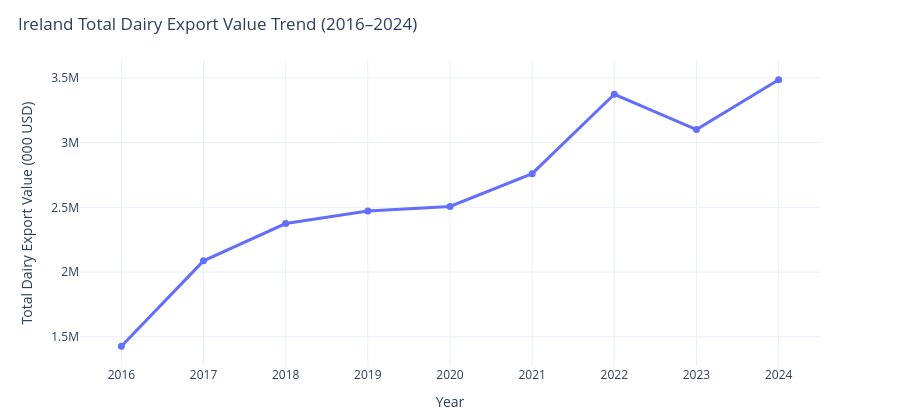

Notebook cell for this chart:
### Code cell
# Create Dash app
app = dash.Dash(
    __name__,
    external_stylesheets=[dbc.themes.BOOTSTRAP]
)

#Load data

query = """
SELECT
    country,
    year,
    total_dairy_export_value_1000USD
FROM predict_df
WHERE country = 'Ireland'
ORDER BY year
"""

ireland_df = pd.read_sql(query, engine)

# Create KPI Values
# The export column is measured in 1000 USD.
# Therefore, dividing by 1,000,000 converts the value into billion USD.
# Example: 3,485,830 (000 USD) = 3.49 billion USD.

latest_year = ireland_df['year'].max()

latest_export = ireland_df.loc[
    ireland_df['year'] == latest_year,
    'total_dairy_export_value_1000USD'
].iloc[0]

first_year = ireland_df['year'].min()

first_export = ireland_df.loc[
    ireland_df['year'] == first_year,
    'total_dairy_export_value_1000USD'
].iloc[0]

export_growth = ((latest_export - first_export) / first_export) * 100

peak_year = ireland_df.loc[
    ireland_df['total_dairy_export_value_1000USD'].idxmax(),
    'year'
]

export_2023 = ireland_df.loc[
    ireland_df['year'] == 2023,
    'total_dairy_export_value_1000USD'
].iloc[0]

recovery_growth = ((latest_export - export_2023) / export_2023) * 100


# Create export trend chart

fig = px.line(
    ireland_df,
    x='year',
    y='total_dairy_export_value_1000USD',
    title='Ireland Total Dairy Export Value Trend (2016–2024)',
    markers=True,
    labels={
        'year': 'Year',
        'total_dairy_export_value_1000USD': 'Total Dairy Export Value (000 USD)'
    }
)

fig.update_layout(template="plotly_white",hovermode="x unified",height=420,margin=dict(t=60, b=40),title_x=0.02)
fig.update_traces(line=dict(width=3),marker=dict(size=7))

### Figure 1 — Plotly figure (JSON) as saved in the notebook; plotly's stock layout.template omitted (floating-point values rounded to 4 significant figures)
{"data": [{"hovertemplate": "Year=%{x}<br>Total Dairy Export Value (000 USD)=%{y}<extra></extra>", "legendgroup": "", "line": {"color": "#636efa", "dash": "solid", "width": 3}, "marker": {"size": 7, "symbol": "circle"}, "mode": "lines+markers", "name": "", "orientation": "v", "showlegend": false, "type": "scatter", "x": [2016, 2017, 2018, 2019, 2020, 2021, 2022, 2023, 2024], "xaxis": "x", "y": [1426000.0, 2086000.0, 2375000.0, 2472000.0, 2507000.0, 2760000.0, 3373000.0, 3100000.0, 3486000.0], "yaxis": "y"}], "layout": {"height": 420, "hovermode": "x unified", "legend": {"tracegroupgap": 0}, "margin": {"b": 40, "t": 60}, "title": {"text": "Ireland Total Dairy Export Value Trend (2016–2024)", "x": 0.02}, "xaxis": {"anchor": "y", "domain": [0, 1], "title": {"text": "Year"}}, "yaxis": {"anchor": "x", "domain": [0, 1], "title": {"text": "Total Dairy Export Value (000 USD)"}}}}
